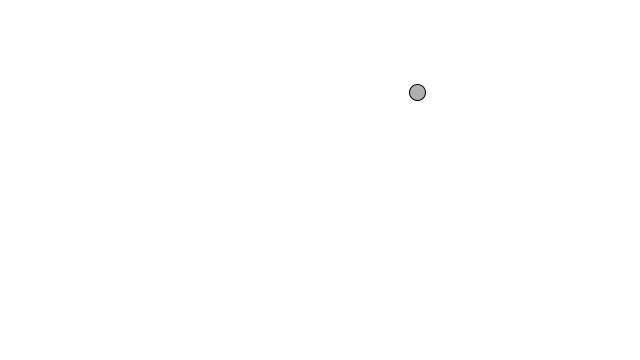
Frame 1 (no input)
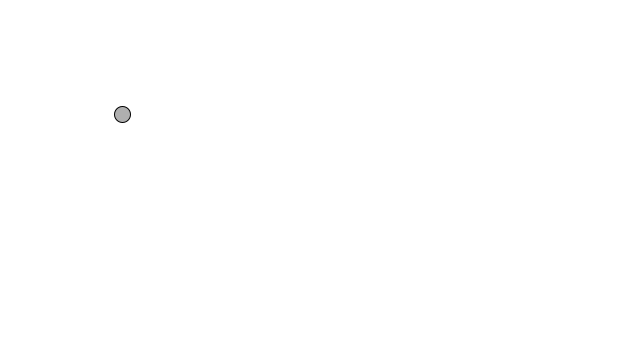
Frame 60 (the mouse pressed at the canvas centre just before this capture)
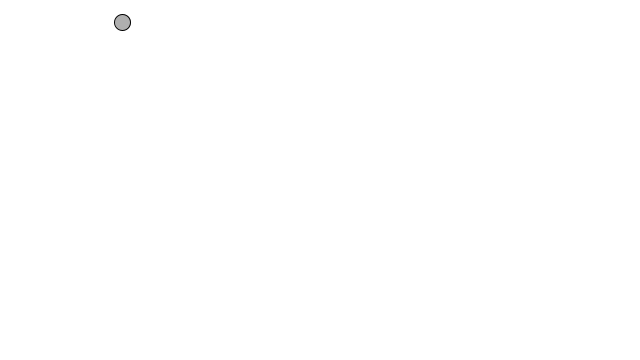
Frame 120 (the mouse held since frame 60 and released just before this capture)

The Processing sketch that drew these frames (run headless with seeded random() and noise(); from frame 60 on, the mouse is pressed at the canvas centre):

// Processing sketch: ex_1_9
// ── ex_1_9.pde
class Mover {

  PVector location;
  PVector velocity;
  PVector acceleration;
  float topspeed;

  Mover() {
    location     = new PVector(random(width), random(height));
    velocity     = new PVector(random(-2, 2), random(-2, 2));
    acceleration = new PVector(-0.001, 0.01);
    topspeed     = 10;
  }

  void update() {
    acceleration = PVector.random2D();
    // acceleration.mult(0.5);
    acceleration.mult(random(2));

    velocity.add(acceleration);
    velocity.limit(topspeed);
    location.add(velocity);
  }

  void display() {
    stroke(0);
    fill(175);
    ellipse(location.x, location.y, 16, 16);
  }

  void checkEdge() {
    if (location.x > width) {
      location.x = 0;
    } else if (location.x < 0) {
      location.x = width;
    }
    if (location.y > height) {
      location.y = 0;
    } else if (location.y < 0) {
      location.y = height;
    }
  }
}

Mover mover;

void setup() {
  size(640, 360);
  background(255);
  mover = new Mover();
}

void draw() {
  background(255);

  mover.update();
  mover.checkEdge();
  mover.display();
}
